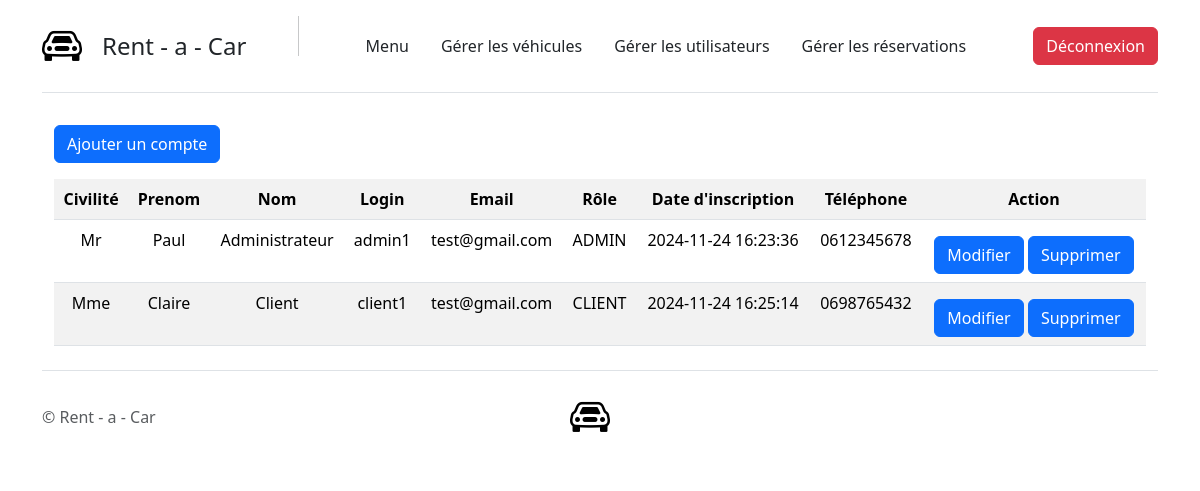
The page /?action=gestionClients (signed in) on the database its author committed.
### tables this page shows
CREATE TABLE IF NOT EXISTS `personne` (
  `id_personne` int NOT NULL AUTO_INCREMENT,
  `civilite` varchar(25) DEFAULT NULL,
  `prenom` varchar(25) DEFAULT NULL,
  `nom` varchar(25) DEFAULT NULL,
  `login` varchar(25) DEFAULT NULL,
  `email` varchar(50) DEFAULT NULL,
  `role` varchar(15) DEFAULT 'CLIENT',
  `date_inscription` datetime DEFAULT CURRENT_TIMESTAMP,
  `tel` varchar(20) DEFAULT NULL,
  `mdp` varchar(100) DEFAULT NULL,
  `depenses` int DEFAULT NULL,
  PRIMARY KEY (`id_personne`),
  UNIQUE KEY `login` (`login`)
);

### index.php (called while the page is built, shortened)
<?php
include "classes/Account.php";
include "controller/AccountController.php";
include "model/AccountModel.php";
$compte = new AccountController();
$compte->actionAccount();

### model/ModelGeneric.php (called while the page is built, shortened)
<?php
abstract class ModelGeneric {
    protected $pdo;
    public function __construct(){
        $this->pdo = new PDO("mysql:host=localhost;dbname=agence", "root", "", [
            PDO::ATTR_DEFAULT_FETCH_MODE => PDO::FETCH_ASSOC
        ]);
    }
    public function executeRequest(string $query, $data = []){
        $statement = $this->pdo->prepare($query);
        $statement->execute($data);
        return $statement;
    }
}

### model/AccountModel.php (called while the page is built, shortened)
<?php
require_once 'model/ModelGeneric.php';
class AccountModel extends ModelGeneric {
    public function findAllAccount() {
        $statement = $this->executeRequest("SELECT * FROM personne");
        $personnes = [];
        while($c = $statement->fetch()){
            extract($c);
            $personnes[] = new Account($id_personne, $civilite, $prenom, $nom, $login, $email, $role, $date_inscription, $tel, $mdp, $depenses);
        }
        return $personnes;
    }
}

### classes/Account.php (called while the page is built, shortened)
<?php
class Account {
    private $id_personne;
    private $civilite;
    private $prenom;
    private $nom;
    private $login;
    private $email;
    private $role;
    private $date_inscription;
    private $tel;
    public function __construct($p_id_personne = '', $p_civilite = '', $p_prenom = '', $p_nom = '', $p_login = '', $p_email = '', $p_role = '',
        $p_date_inscription = '', $p_tel = '', $p_mdp = '', $p_depenses = 0)
    {
            $this->id_personne = $p_id_personne;
            $this->civilite = $p_civilite;
            $this->prenom = $p_prenom;
            $this->nom = $p_nom;
            $this->login = $p_login;
            $this->email = $p_email;
            $this->role = $p_role;
            $this->date_inscription = $p_date_inscription;
            $this->tel = $p_tel;
    }
    public function getIdPersonne(){
        return $this->id_personne;
    }
    public function getCivilite(){
        return $this->civilite;
    }
    public function getPrenom(){
        return $this->prenom;
    }
    public function getNom(){
        return $this->nom;
    }
    public function getLogin(){
        return $this->login;
    }
    public function getEmail(){
        return $this->email;
    }
    public function getRole(){
        return $this->role;
    }
    public function getDateInscription(){
        return $this->date_inscription;
    }
    public function getTel(){
        return $this->tel;
    }
}

### vue/manageAccount.php (the view, shortened to what this page needs)
<div>
    <a href="?action=createAccount" class="btn btn-primary mt-2">Ajouter un compte</a>
</div>
<div class="mt-3">
    <table class="table table-striped text-center">
            <tr>
                <th>Civilité</th>
                <th>Prenom</th>
                <th>Nom</th>
                <th>Login</th>
                <th>Email</th>
                <th>Rôle</th>
                <th>Date d'inscription</th>
                <th>Téléphone</th>
                <th>Action</th>
            </tr>
            <?php foreach($accounts as $account): ?>
                <tr>
                    <td> <?= $account->getCivilite() ?> </td>
                    <td> <?= $account->getPrenom() ?> </td>
                    <td> <?= $account->getNom() ?> </td>
                    <td> <?= $account->getLogin() ?> </td>
                    <td> <?= $account->getEmail() ?> </td>
                    <td> <?= $account->getRole() ?> </td>
                    <td> <?= $account->getDateInscription() ?> </td>
                    <td> <?= $account->getTel() ?> </td>
                    <td>
                        <a href="?action=modifierCompte&id=<?= $account->getIdPersonne() ?>" class="btn btn-primary mt-2">Modifier</a>
                        <a href="?action=supprimerCompte&id=<?= $account->getIdPersonne()?>" class="btn btn-primary mt-2 accountSuppr">Supprimer</a>
                    </td>
                </tr>
            <?php endforeach; ?>
    </table>
</div>
<?php
include "vue/template.php";

### rows shown on the page
personne: civilite "Mr", prenom "Paul", nom "Administrateur", login "admin1", email "test@gmail.com", role "ADMIN", date_inscription "2024-11-24 16:23:36", tel "0612345678"
personne: civilite "Mme", prenom "Claire", nom "Client", login "client1", email "test@gmail.com", role "CLIENT", date_inscription "2024-11-24 16:25:14", tel "0698765432"
